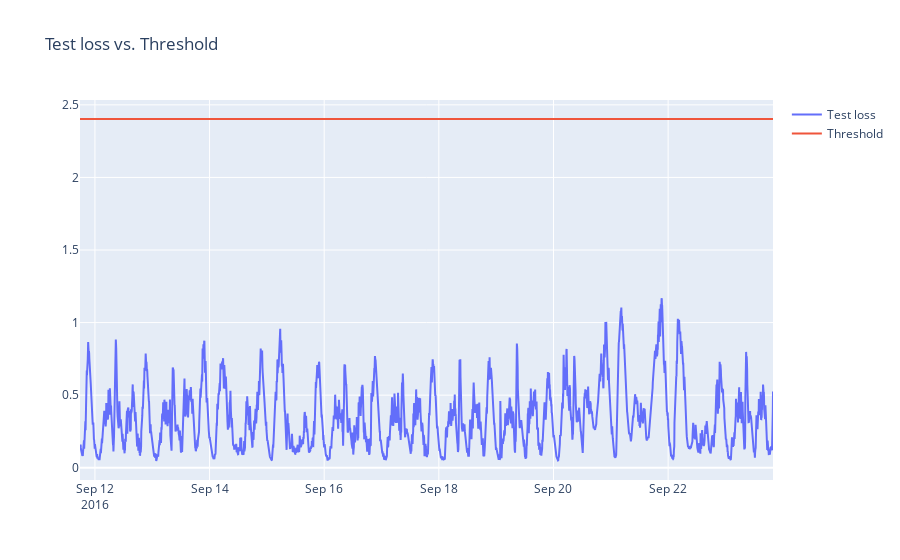

Here is the notebook cell this chart was saved with:
### Code cell
test_score_df = pd.DataFrame(test[TIME_STEPS:])
test_score_df['loss'] = test_mae_loss
test_score_df['threshold'] = threshold
test_score_df['anomaly'] = test_score_df['loss'] > test_score_df['threshold']
test_score_df['value'] = test[TIME_STEPS:]['value']

fig = go.Figure()
fig.add_trace(go.Scatter(x=test_score_df['timestamp'], y=test_score_df['loss'], name='Test loss'))
fig.add_trace(go.Scatter(x=test_score_df['timestamp'], y=test_score_df['threshold'], name='Threshold'))
fig.update_layout(showlegend=True, title='Test loss vs. Threshold')
fig.show()

### Figure 1 — Plotly figure (JSON) as saved in the notebook; plotly's stock layout.template omitted (floating-point values rounded to 4 significant figures; data arrays with more than 128 entries replaced by an {"elided": "..."} marker saying what was removed)
{"data": [{"name": "Test loss", "type": "scatter", "x": {"elided": "3483 str values"}, "y": {"elided": "3483 float values"}}, {"name": "Threshold", "type": "scatter", "x": {"elided": "3483 str values"}, "y": {"elided": "3483 float values"}}], "layout": {"autosize": true, "showlegend": true, "title": {"text": "Test loss vs. Threshold"}, "xaxis": {"autorange": true, "range": ["2016-09-11 17:45", "2016-09-23 19:55"], "type": "date"}, "yaxis": {"autorange": true, "range": [-0.08444, 2.534], "type": "linear"}}}
